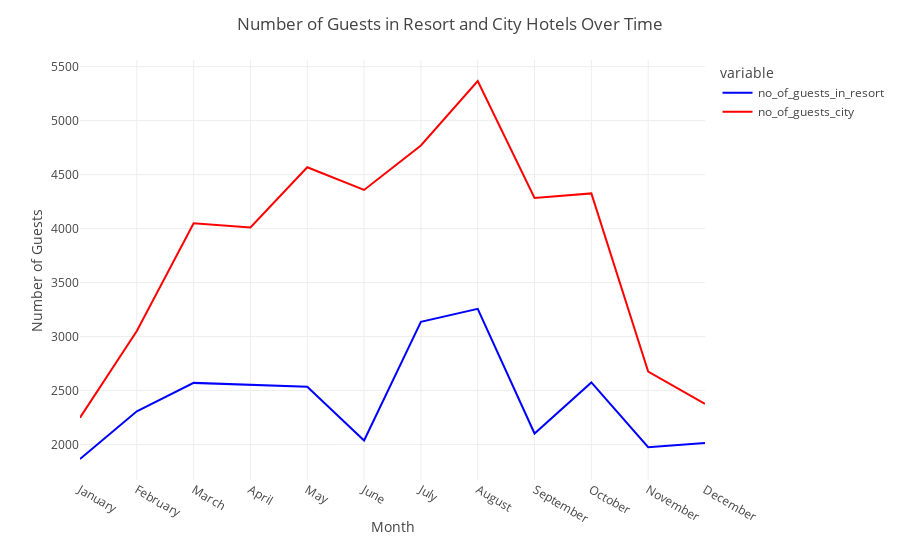

Here is the notebook cell this chart was saved with:
### Code cell
fig = px.line(data_frame=final_rush, x='month', y=['no_of_guests_in_resort', 'no_of_guests_city'], color_discrete_sequence=['blue', 'red'])

fig.update_layout(
    title='Number of Guests in Resort and City Hotels Over Time',
    xaxis_title='Month',
    yaxis_title='Number of Guests'
)

fig.show()

### Figure 1 — Plotly figure (JSON) as saved in the notebook; plotly's stock layout.template omitted (floating-point values rounded to 4 significant figures)
{"data": [{"hovertemplate": "variable=no_of_guests_in_resort<br>month=%{x}<br>value=%{y}<extra></extra>", "legendgroup": "no_of_guests_in_resort", "line": {"color": "blue", "dash": "solid"}, "marker": {"symbol": "circle"}, "mode": "lines", "name": "no_of_guests_in_resort", "orientation": "v", "showlegend": true, "type": "scatter", "x": ["January", "February", "March", "April", "May", "June", "July", "August", "September", "October", "November", "December"], "xaxis": "x", "y": [1866, 2308, 2571, 2550, 2535, 2037, 3137, 3257, 2102, 2575, 1975, 2014], "yaxis": "y"}, {"hovertemplate": "variable=no_of_guests_city<br>month=%{x}<br>value=%{y}<extra></extra>", "legendgroup": "no_of_guests_city", "line": {"color": "red", "dash": "solid"}, "marker": {"symbol": "circle"}, "mode": "lines", "name": "no_of_guests_city", "orientation": "v", "showlegend": true, "type": "scatter", "x": ["January", "February", "March", "April", "May", "June", "July", "August", "September", "October", "November", "December"], "xaxis": "x", "y": [2249, 3051, 4049, 4010, 4568, 4358, 4770, 5367, 4283, 4326, 2676, 2377], "yaxis": "y"}], "layout": {"legend": {"title": {"text": "variable"}, "tracegroupgap": 0}, "margin": {"t": 60}, "title": {"text": "Number of Guests in Resort and City Hotels Over Time"}, "xaxis": {"anchor": "y", "domain": [0, 1], "title": {"text": "Month"}}, "yaxis": {"anchor": "x", "domain": [0, 1], "title": {"text": "Number of Guests"}}}}
